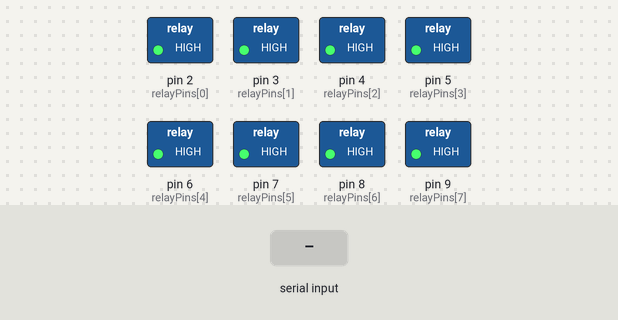
Recording of a sketch running on a simulated Arduino Nano, built with avr-gcc and run on an emulated ATmega328P. Shown: switched loads named in the sketch (green lamp = pin HIGH). The test bench sets the inputs (shaded band).

Above: at 1.2 s.
1.3 s: "1\n" received over Serial
At 2.5 s:
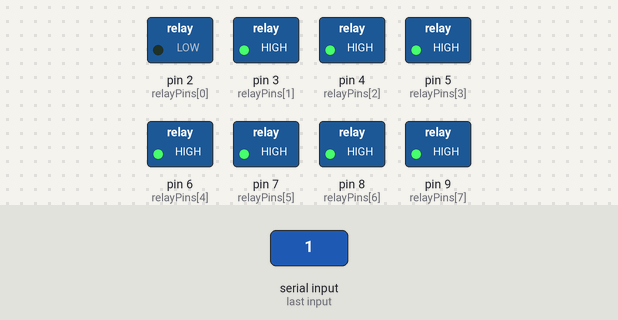
2.8 s: "0\n" received over Serial
At 3.8 s:
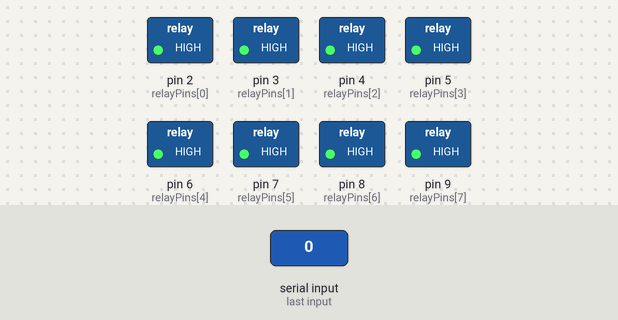
Timing chart, 0 to 5.8 s (numbered marks = the images above; inputs shaded):
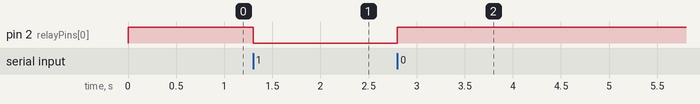

Measured:
- after the input at 1.3 s, pin 2 (relayPins[0]): HIGH → LOW at once
- after the input at 2.8 s, pin 2 (relayPins[0]): LOW → HIGH at once

The sketch:

nano.ino
```cpp
const int relayPins[8] = {2, 3, 4, 5, 6, 7, 8, 9}; // Пины для реле

void setup() {
  Serial.begin(115200); // Инициализация последовательного порта
  for (int i = 0; i < 8; i++) {
    pinMode(relayPins[i], OUTPUT); // Устанавливаем пины реле как выходы
    digitalWrite(relayPins[i], HIGH); // Изначально выключаем реле
  }
}

void loop() {
  if (Serial.available() > 0) {
    String relayStates = Serial.readStringUntil('\n'); // Читаем данные до новой строки

    // Устанавливаем состояние реле в зависимости от полученных данных
    for (int i = 0; i < 8; i++) {
      if (i < relayStates.length()) {
        if (relayStates.charAt(i) == '1') {
          digitalWrite(relayPins[i], LOW); // Включаем реле
        } else {
          digitalWrite(relayPins[i], HIGH); // Выключаем реле
        }
      }
    }
  }
}
```
